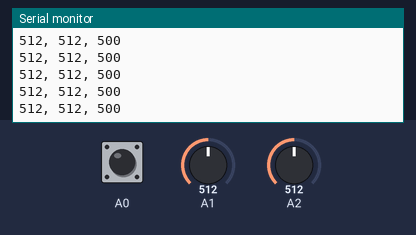
Bench run of a sketch on a simulated Arduino Uno, built with avr-gcc and run on an emulated ATmega328P. Parts: the last lines printed to the serial monitor. The test bench sets the inputs (shaded band); at power-on: A1 = 512, A2 = 512, A0 HIGH.

Above: at 1.2 s.
1.3 s: A1 set to 716
At 1.42 s:
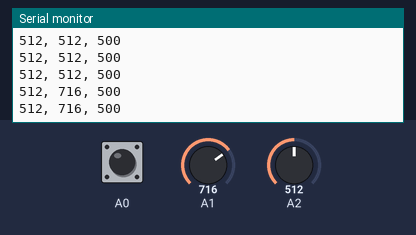
2.8 s: A2 set to 716
At 2.83 s:
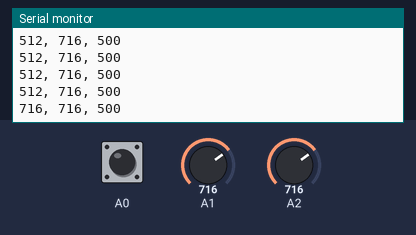
4.3 s: A0 pulled LOW for 0.15 s
At 4.34 s:
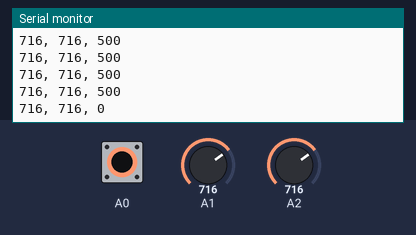
5.9 s: A1 set to 1023
At 5.95 s:
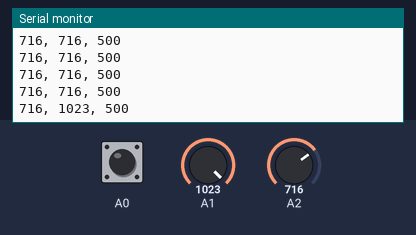
8.9 s: A0 pulled LOW for 1 s
At 8.97 s:
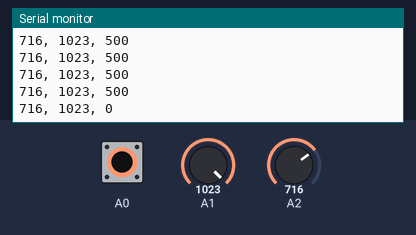
11.4 s: A2 set to 900
At 11.49 s:
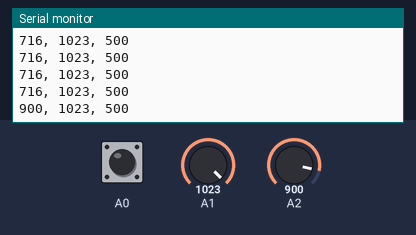
Timing chart, 0 to 13.9 s (numbered marks = the images above; inputs shaded):
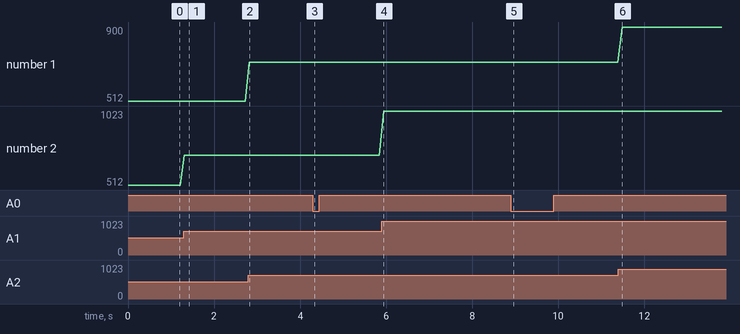

The sketch:

Arduino_Joy_serial.ino
```cpp
int x, y, b ;

void setup() {
  //Initialize serial and wait for port to open:
  Serial.begin(9600);
  while (!Serial) {
    ; // wait for serial port to connect. Needed for native USB port only
  }

  pinMode(A0, INPUT_PULLUP);
}

void loop() {

  x = analogRead(A2);
  y = analogRead(A1);

  b = digitalRead(A0) * 500;

  Serial.print(x);
  Serial.print(", ");
  Serial.print(y);
  Serial.print(", ");
  Serial.print(b);
  Serial.println();

  delay(100);
}
```

Measured:
- after the input at 1.3 s, the serial monitor: prints a new line at once (image 1)
- after the input at 2.8 s, the serial monitor: prints a new line at once (image 2)
- after the input at 4.3 s, the serial monitor: prints a new line at once (image 3)
- after the input at 5.9 s, the serial monitor: prints a new line at once (image 4)
- after the input at 8.9 s, the serial monitor: prints a new line after 0.07 s (image 5)
- after the input at 11.4 s, the serial monitor: prints a new line after 0.09 s (image 6)
- plotted number 1: 716 → 900 after the input at 11.4 s
- plotted number 2: 512 → 716 after the input at 1.3 s, 716 → 1023 after the input at 5.9 s
